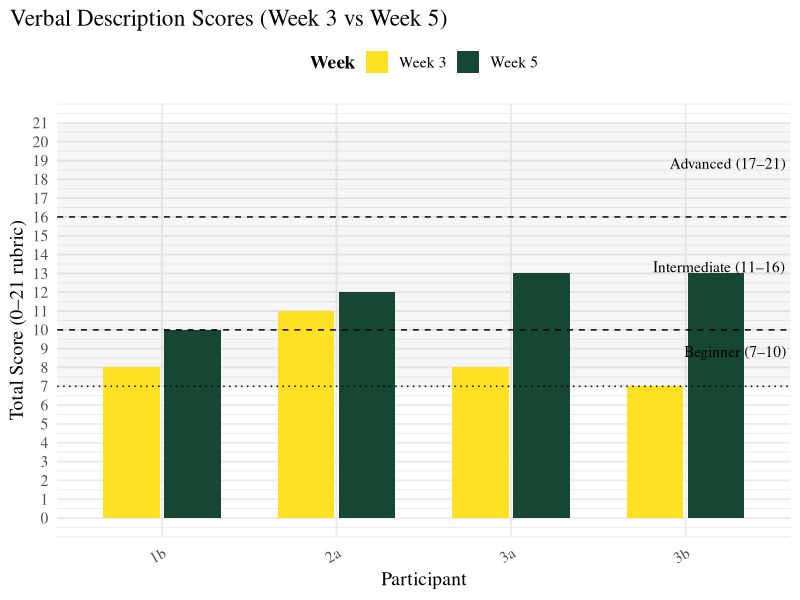

The R script that drew this image:
## ---- chunk 1

library(ggplot2)


col_week3 <- "#FEE123"  # UO Yellow
col_week5 <- "#154733"  # UO Dark Green


base_family <- "Times"


cut_begin_min <- 7
cut_begin_max <- 10
cut_inter_max <- 16
rubric_max    <- 21


raw <- read.csv("verbal_scores.csv", stringsAsFactors = FALSE, check.names = FALSE)
ln  <- tolower(names(raw))


to_long <- function(df, part_col, week_col, score_col) {
  out <- data.frame(
    Participant = as.character(df[[part_col]]),
    WeekLabel   = as.character(df[[week_col]]),
    TotalScore  = suppressWarnings(as.numeric(df[[score_col]])),
    stringsAsFactors = FALSE
  )
  out
}

p_idx <- which(ln %in% c("participant","participant_id","name","label","id"))
w_idx <- which(ln %in% c("week","week_label","timepoint","time_point","session"))
s_idx <- which(ln %in% c("totalscore","total_score","score","total","points","rubric_total"))

if (length(p_idx) >= 1 && length(w_idx) >= 1 && length(s_idx) >= 1) {
  long <- to_long(raw, p_idx[1], w_idx[1], s_idx[1])

} else {

  w3_idx <- which(ln %in% c("week3","week_3","w3","week 3","wk3"))
  w5_idx <- which(ln %in% c("week5","week_5","w5","week 5","wk5"))
  if (length(p_idx) >= 1 && length(w3_idx) >= 1 && length(w5_idx) >= 1) {
    part <- as.character(raw[[p_idx[1]]])
    week3 <- suppressWarnings(as.numeric(raw[[w3_idx[1]]]))
    week5 <- suppressWarnings(as.numeric(raw[[w5_idx[1]]]))
    long <- rbind(
      data.frame(Participant = part, WeekLabel = "Week 3", TotalScore = week3, stringsAsFactors = FALSE),
      data.frame(Participant = part, WeekLabel = "Week 5", TotalScore = week5, stringsAsFactors = FALSE)
    )
  } else {
    stop("Cannot detect columns. Use either LONG format (Participant, Week/Timepoint, TotalScore) or WIDE format (Participant, Week3, Week5).")
  }
}


norm_week <- function(x) {
  xl <- tolower(trimws(x))
  xl <- gsub("_", " ", xl)
  ifelse(grepl("5$", xl) | grepl("week 5|wk5|w5", xl), "Week 5",
         ifelse(grepl("3$", xl) | grepl("week 3|wk3|w3", xl), "Week 3", x))
}
long$WeekLabel <- norm_week(long$WeekLabel)


long <- long[long$WeekLabel %in% c("Week 3","Week 5"), , drop = FALSE]


long$Participant <- factor(long$Participant, levels = unique(long$Participant))

long$WeekLabel   <- factor(long$WeekLabel, levels = c("Week 3","Week 5"))


band_df <- data.frame(
  y_min = c(cut_begin_min, cut_begin_max,       cut_inter_max),
  y_max = c(cut_begin_max, cut_inter_max,       rubric_max),
  label = c("Beginner (7–10)", "Intermediate (11–16)", "Advanced (17–21)")
)

## ---- chunk 2
ggplot(long, aes(x = Participant, y = TotalScore, fill = WeekLabel)) +
  # Background bands (very light)
  annotate("rect", xmin = -Inf, xmax = Inf, ymin = band_df$y_min[1], ymax = band_df$y_max[1], alpha = 0.05) +
  annotate("rect", xmin = -Inf, xmax = Inf, ymin = band_df$y_min[2], ymax = band_df$y_max[2], alpha = 0.05) +
  annotate("rect", xmin = -Inf, xmax = Inf, ymin = band_df$y_min[3], ymax = band_df$y_max[3], alpha = 0.05) +

  # Grouped bars (two per participant)
  geom_col(position = position_dodge(width = 0.7), width = 0.65, color = NA) +

  # Cutoff lines
  geom_hline(yintercept = cut_begin_min, linetype = "dotted") +
  geom_hline(yintercept = cut_begin_max, linetype = "dashed") +
  geom_hline(yintercept = cut_inter_max, linetype = "dashed") +

  # Right-edge labels for bands
  annotate("text", x = Inf, y = (cut_begin_min + cut_begin_max)/2,
           label = "Beginner (7–10)", hjust = 1.04, vjust = -0.1, family = base_family) +
  annotate("text", x = Inf, y = (cut_begin_max + cut_inter_max)/2,
           label = "Intermediate (11–16)", hjust = 1.04, vjust = -0.1, family = base_family) +
  annotate("text", x = Inf, y = (cut_inter_max + rubric_max)/2,
           label = "Advanced (17–21)", hjust = 1.04, vjust = -0.1, family = base_family) +

  # Two-color palette mapped to Week
  scale_fill_manual(
    name = "Week",
    values = c("Week 3" = col_week3, "Week 5" = col_week5)
  ) +

  # Y axis 0..21
  scale_y_continuous(limits = c(0, rubric_max), breaks = 0:rubric_max) +

  labs(
    title = "Verbal Description Scores (Week 3 vs Week 5)",
    x = "Participant",
    y = "Total Score (0–21 rubric)"
  ) +
  theme_minimal(base_size = 14, base_family = base_family) +
  theme(
    legend.position = "top",
    legend.title = element_text(face = "bold"),
    plot.title.position = "plot",
    axis.text.x = element_text(angle = 30, hjust = 1)
  )

